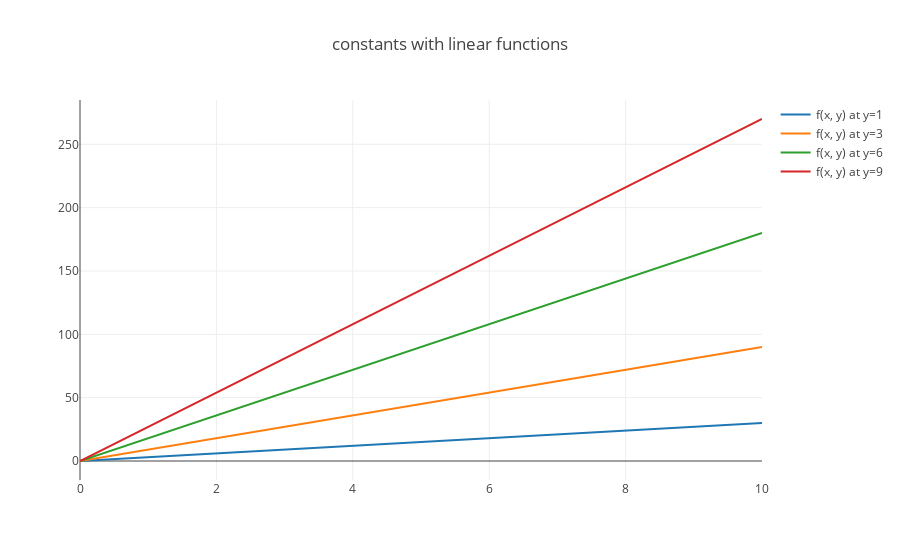

Notebook cell for this chart:
### Markdown cell above
So in the above section, we saw how we can think of representing our multivariable functions as a function evaluated at different value of $y$.

### Code cell
plotly.offline.iplot(fig_constants_lin_functions)

### Figure 1 — Plotly figure (JSON) as saved in the notebook; plotly's stock layout.template omitted (floating-point values rounded to 4 significant figures)
{"data": [{"mode": "lines", "name": "f(x, y) at y=1", "text": [], "type": "scatter", "uid": "8f7bbf3e-4eef-11e9-abcb-65f84cd42268", "x": [0, 1, 2, 3, 4, 5, 6, 7, 8, 9, 10], "y": [0, 3, 6, 9, 12, 15, 18, 21, 24, 27, 30]}, {"mode": "lines", "name": "f(x, y) at y=3", "text": [], "type": "scatter", "uid": "8f7bc164-4eef-11e9-abcb-65f84cd42268", "x": [0, 1, 2, 3, 4, 5, 6, 7, 8, 9, 10], "y": [0, 9, 18, 27, 36, 45, 54, 63, 72, 81, 90]}, {"mode": "lines", "name": "f(x, y) at y=6", "text": [], "type": "scatter", "uid": "8f7bc290-4eef-11e9-abcb-65f84cd42268", "x": [0, 1, 2, 3, 4, 5, 6, 7, 8, 9, 10], "y": [0, 18, 36, 54, 72, 90, 108, 126, 144, 162, 180]}, {"mode": "lines", "name": "f(x, y) at y=9", "text": [], "type": "scatter", "uid": "8f7bc39e-4eef-11e9-abcb-65f84cd42268", "x": [0, 1, 2, 3, 4, 5, 6, 7, 8, 9, 10], "y": [0, 27, 54, 81, 108, 135, 162, 189, 216, 243, 270]}], "layout": {"title": "constants with linear functions"}}
